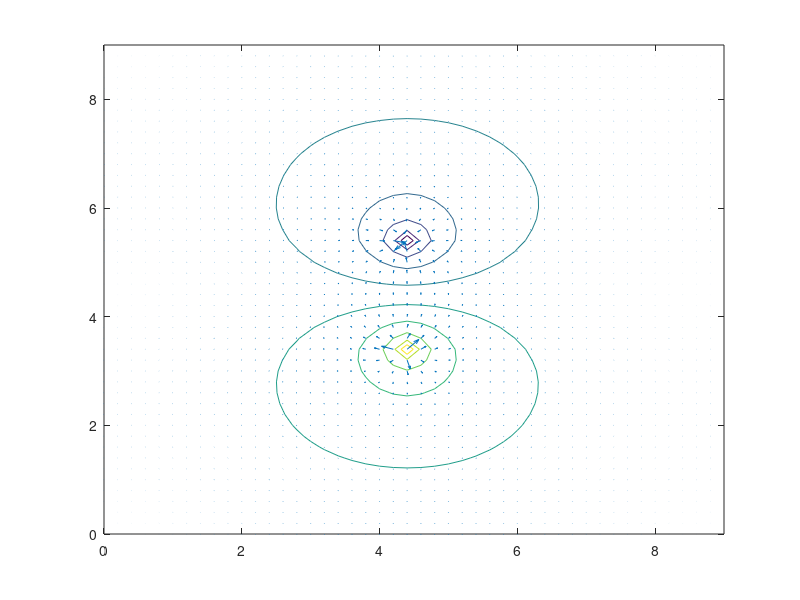

Recreate this plot in MATLAB.
clear all
clc
for i=1:46
	x(i)=(i-1)*0.2;
end
for j=1:46
	y(j)=(j-1)*0.2;
end
v=zeros(46);
p=zeros(46);
p(23,18)=1; %localização das cargas pontuais
p(23,28)=-1;
k=ones(46);
while max(max(abs(k-v)))>10^(-5)
	k=v;
	for i=2:45
		for j=2:45
			v(i,j)=0.25*(v(i,j+1)+v(i,j-1)+v(i+1,j)+v(i-1,j)+p(i,j));
		end
	end
	for i=1:46
		v(i,46)=0;
	end
	for j=1:46
		v(46,j)=0;
	end
	for i=1:46
		v(i,1)=0;
	end
	for j=1:46
		v(1,j)=0;
	end
end
Ex=zeros(46);
Ey=zeros(46);
for i=1:45
	for j=1:45
		Ex(i,j)=-((v(i+1,j)-v(i,j))/0.2);
	end
end
for i=1:45
	for j=1:45
		Ey(i,j)=-((v(i,j+1)-v(i,j))/0.2);
	end
end
[X,Y]=meshgrid(x,y);
contour(X,Y,v');
hold on;
quiver(X,Y,Ex',Ey');
hold off;
